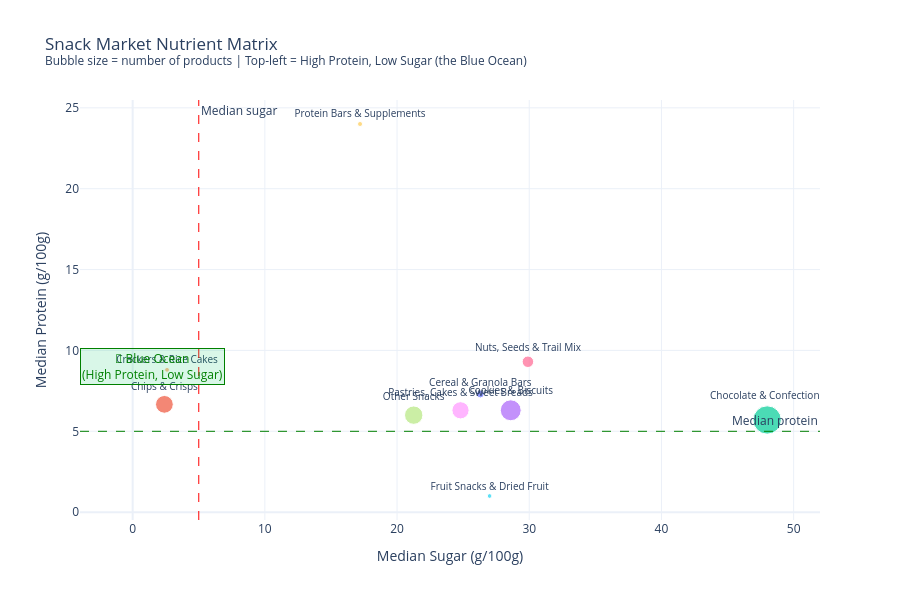

Notebook code for this chart:
### Markdown cell above
### User Story #3 Delivarble

### Code cell
# 3.2 Scatter: Sugar vs Protein per sub-category
NHS_PROTEIN = 5.0  # same threshold used in gap analysis
NHS_SUGAR   = 5.0

fig = px.scatter(
    category_stats,
    x='median_sugar',
    y='median_protein',
    size='product_count',
    color='primary_category',
    text='primary_category',
    hover_data={
        'median_fat': ':.1f',
        'median_fiber': ':.1f',
        'product_count': ':,',
        'primary_category': False,
    },
    title='Snack Market Nutrient Matrix<br>'
          '<sup>Bubble size = number of products | '
          'Top-left = High Protein, Low Sugar (the Blue Ocean)</sup>',
    labels={
        'median_sugar':   'Median Sugar (g/100g)',
        'median_protein': 'Median Protein (g/100g)',
        'primary_category': 'Snack Category',
    },
    template='plotly_white',
)

#  Reference lines: NHS/WHO values
fig.add_hline(
    y=NHS_PROTEIN,
    line_dash='dash', line_color='green', line_width=1,
    annotation_text='Median protein',
    annotation_position='top right',
)
fig.add_vline(
    x=NHS_SUGAR,
    line_dash='dash', line_color='red', line_width=1,
    annotation_text='Median sugar',
    annotation_position='top right',
)

#  Label the empty quadrant
fig.add_annotation(
    x=NHS_SUGAR * 0.3,
    y=NHS_PROTEIN * 1.8,
    text="🎯 Blue Ocean<br>(High Protein, Low Sugar)",
    showarrow=False,
    bgcolor='rgba(0,200,100,0.15)',
    bordercolor='green',
    borderwidth=1,
    font=dict(color='green', size=12),
)

fig.update_traces(textposition='top center', textfont_size=10)
fig.update_layout(height=600, showlegend=False)
fig.show()

### Figure 1 — Plotly figure (JSON) as saved in the notebook; plotly's stock layout.template omitted (floating-point values rounded to 4 significant figures)
{"data": [{"customdata": [[15.5, 5.817, 2592, "Cereal & Granola Bars"]], "hovertemplate": "Median Sugar (g/100g)=%{x}<br>Median Protein (g/100g)=%{y}<br>product_count=%{customdata[2]:,}<br>median_fat=%{customdata[0]:.1f}<br>median_fiber=%{customdata[1]:.1f}<extra></extra>", "legendgroup": "Cereal & Granola Bars", "marker": {"color": "#636efa", "size": [2592], "sizemode": "area", "sizeref": 88.79, "symbol": "circle"}, "mode": "markers+text", "name": "Cereal & Granola Bars", "orientation": "v", "showlegend": true, "text": ["Cereal & Granola Bars"], "textfont": {"size": 10}, "textposition": "top center", "type": "scatter", "x": [26.3], "xaxis": "x", "y": [7.3], "yaxis": "y"}, {"customdata": [[25, 4, 13957, "Chips & Crisps"]], "hovertemplate": "Median Sugar (g/100g)=%{x}<br>Median Protein (g/100g)=%{y}<br>product_count=%{customdata[2]:,}<br>median_fat=%{customdata[0]:.1f}<br>median_fiber=%{customdata[1]:.1f}<extra></extra>", "legendgroup": "Chips & Crisps", "marker": {"color": "#EF553B", "size": [13957], "sizemode": "area", "sizeref": 88.79, "symbol": "circle"}, "mode": "markers+text", "name": "Chips & Crisps", "orientation": "v", "showlegend": true, "text": ["Chips & Crisps"], "textfont": {"size": 10}, "textposition": "top center", "type": "scatter", "x": [2.4], "xaxis": "x", "y": [6.667], "yaxis": "y"}, {"customdata": [[26, 2, 35515, "Chocolate & Confections"]], "hovertemplate": "Median Sugar (g/100g)=%{x}<br>Median Protein (g/100g)=%{y}<br>product_count=%{customdata[2]:,}<br>median_fat=%{customdata[0]:.1f}<br>median_fiber=%{customdata[1]:.1f}<extra></extra>", "legendgroup": "Chocolate & Confections", "marker": {"color": "#00cc96", "size": [35515], "sizemode": "area", "sizeref": 88.79, "symbol": "circle"}, "mode": "markers+text", "name": "Chocolate & Confections", "orientation": "v", "showlegend": true, "text": ["Chocolate & Confections"], "textfont": {"size": 10}, "textposition": "top center", "type": "scatter", "x": [48.0], "xaxis": "x", "y": [5.7], "yaxis": "y"}, {"customdata": [[21, 3, 19357, "Cookies & Biscuits"]], "hovertemplate": "Median Sugar (g/100g)=%{x}<br>Median Protein (g/100g)=%{y}<br>product_count=%{customdata[2]:,}<br>median_fat=%{customdata[0]:.1f}<br>median_fiber=%{customdata[1]:.1f}<extra></extra>", "legendgroup": "Cookies & Biscuits", "marker": {"color": "#ab63fa", "size": [19357], "sizemode": "area", "sizeref": 88.79, "symbol": "circle"}, "mode": "markers+text", "name": "Cookies & Biscuits", "orientation": "v", "showlegend": true, "text": ["Cookies & Biscuits"], "textfont": {"size": 10}, "textposition": "top center", "type": "scatter", "x": [28.6], "xaxis": "x", "y": [6.3], "yaxis": "y"}, {"customdata": [[16.3, 2.8, 1034, "Crackers & Rice Cakes"]], "hovertemplate": "Median Sugar (g/100g)=%{x}<br>Median Protein (g/100g)=%{y}<br>product_count=%{customdata[2]:,}<br>median_fat=%{customdata[0]:.1f}<br>median_fiber=%{customdata[1]:.1f}<extra></extra>", "legendgroup": "Crackers & Rice Cakes", "marker": {"color": "#FFA15A", "size": [1034], "sizemode": "area", "sizeref": 88.79, "symbol": "circle"}, "mode": "markers+text", "name": "Crackers & Rice Cakes", "orientation": "v", "showlegend": true, "text": ["Crackers & Rice Cakes"], "textfont": {"size": 10}, "textposition": "top center", "type": "scatter", "x": [2.6], "xaxis": "x", "y": [8.8], "yaxis": "y"}, {"customdata": [[0.5, 2.128, 966, "Fruit Snacks & Dried Fruit"]], "hovertemplate": "Median Sugar (g/100g)=%{x}<br>Median Protein (g/100g)=%{y}<br>product_count=%{customdata[2]:,}<br>median_fat=%{customdata[0]:.1f}<br>median_fiber=%{customdata[1]:.1f}<extra></extra>", "legendgroup": "Fruit Snacks & Dried Fruit", "marker": {"color": "#19d3f3", "size": [966], "sizemode": "area", "sizeref": 88.79, "symbol": "circle"}, "mode": "markers+text", "name": "Fruit Snacks & Dried Fruit", "orientation": "v", "showlegend": true, "text": ["Fruit Snacks & Dried Fruit"], "textfont": {"size": 10}, "textposition": "top center", "type": "scatter", "x": [27.0], "xaxis": "x", "y": [1.0], "yaxis": "y"}, {"customdata": [[34, 4.8, 5862, "Nuts, Seeds & Trail Mix"]], "hovertemplate": "Median Sugar (g/100g)=%{x}<br>Median Protein (g/100g)=%{y}<br>product_count=%{customdata[2]:,}<br>median_fat=%{customdata[0]:.1f}<br>median_fiber=%{customdata[1]:.1f}<extra></extra>", "legendgroup": "Nuts, Seeds & Trail Mix", "marker": {"color": "#FF6692", "size": [5862], "sizemode": "area", "sizeref": 88.79, "symbol": "circle"}, "mode": "markers+text", "name": "Nuts, Seeds & Trail Mix", "orientation": "v", "showlegend": true, "text": ["Nuts, Seeds & Trail Mix"], "textfont": {"size": 10}, "textposition": "top center", "type": "scatter", "x": [29.9], "xaxis": "x", "y": [9.3], "yaxis": "y"}, {"customdata": [[14.5, 2.4, 15004, "Other Snacks"]], "hovertemplate": "Median Sugar (g/100g)=%{x}<br>Median Protein (g/100g)=%{y}<br>product_count=%{customdata[2]:,}<br>median_fat=%{customdata[0]:.1f}<br>median_fiber=%{customdata[1]:.1f}<extra></extra>", "legendgroup": "Other Snacks", "marker": {"color": "#B6E880", "size": [15004], "sizemode": "area", "sizeref": 88.79, "symbol": "circle"}, "mode": "markers+text", "name": "Other Snacks", "orientation": "v", "showlegend": true, "text": ["Other Snacks"], "textfont": {"size": 10}, "textposition": "top center", "type": "scatter", "x": [21.26], "xaxis": "x", "y": [6.0], "yaxis": "y"}, {"customdata": [[18, 2, 13121, "Pastries, Cakes & Sweet Breads"]], "hovertemplate": "Median Sugar (g/100g)=%{x}<br>Median Protein (g/100g)=%{y}<br>product_count=%{customdata[2]:,}<br>median_fat=%{customdata[0]:.1f}<br>median_fiber=%{customdata[1]:.1f}<extra></extra>", "legendgroup": "Pastries, Cakes & Sweet Breads", "marker": {"color": "#FF97FF", "size": [13121], "sizemode": "area", "sizeref": 88.79, "symbol": "circle"}, "mode": "markers+text", "name": "Pastries, Cakes & Sweet Breads", "orientation": "v", "showlegend": true, "text": ["Pastries, Cakes & Sweet Breads"], "textfont": {"size": 10}, "textposition": "top center", "type": "scatter", "x": [24.8], "xaxis": "x", "y": [6.3], "yaxis": "y"}, {"customdata": [[14.4, 6.6, 1125, "Protein Bars & Supplements"]], "hovertemplate": "Median Sugar (g/100g)=%{x}<br>Median Protein (g/100g)=%{y}<br>product_count=%{customdata[2]:,}<br>median_fat=%{customdata[0]:.1f}<br>median_fiber=%{customdata[1]:.1f}<extra></extra>", "legendgroup": "Protein Bars & Supplements", "marker": {"color": "#FECB52", "size": [1125], "sizemode": "area", "sizeref": 88.79, "symbol": "circle"}, "mode": "markers+text", "name": "Protein Bars & Supplements", "orientation": "v", "showlegend": true, "text": ["Protein Bars & Supplements"], "textfont": {"size": 10}, "textposition": "top center", "type": "scatter", "x": [17.2], "xaxis": "x", "y": [24.0], "yaxis": "y"}], "layout": {"annotations": [{"showarrow": false, "text": "Median protein", "x": 1, "xanchor": "right", "xref": "x domain", "y": 5, "yanchor": "bottom", "yref": "y"}, {"showarrow": false, "text": "Median sugar", "x": 5, "xanchor": "left", "xref": "x", "y": 1, "yanchor": "top", "yref": "y domain"}, {"bgcolor": "rgba(0,200,100,0.15)", "bordercolor": "green", "borderwidth": 1, "font": {"color": "green", "size": 12}, "showarrow": false, "text": "🎯 Blue Ocean<br>(High Protein, Low Sugar)", "x": 1.5, "y": 9}], "height": 600, "legend": {"itemsizing": "constant", "title": {"text": "Snack Category"}, "tracegroupgap": 0}, "shapes": [{"line": {"color": "green", "dash": "dash", "width": 1}, "type": "line", "x0": 0, "x1": 1, "xref": "x domain", "y0": 5, "y1": 5, "yref": "y"}, {"line": {"color": "red", "dash": "dash", "width": 1}, "type": "line", "x0": 5, "x1": 5, "xref": "x", "y0": 0, "y1": 1, "yref": "y domain"}], "showlegend": false, "title": {"text": "Snack Market Nutrient Matrix<br><sup>Bubble size = number of products | Top-left = High Protein, Low Sugar (the Blue Ocean)</sup>"}, "xaxis": {"anchor": "y", "domain": [0, 1], "title": {"text": "Median Sugar (g/100g)"}}, "yaxis": {"anchor": "x", "domain": [0, 1], "title": {"text": "Median Protein (g/100g)"}}}}
